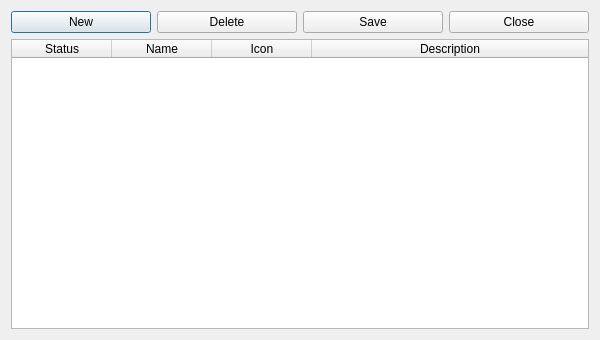
<?xml version="1.0" encoding="UTF-8"?>
<ui version="4.0">
 <class>TagEditor</class>
 <widget class="QDialog" name="TagEditor">
  <property name="geometry">
   <rect>
    <x>0</x>
    <y>0</y>
    <width>600</width>
    <height>340</height>
   </rect>
  </property>
  <property name="windowTitle">
   <string>Tag Editor</string>
  </property>
  <property name="windowIcon">
   <iconset resource="../nota.qrc">
    <normaloff>:/img/nb.png</normaloff>:/img/nb.png</iconset>
  </property>
  <layout class="QGridLayout" name="gridLayout">
   <item row="0" column="0">
    <widget class="QPushButton" name="addButton">
     <property name="text">
      <string>New</string>
     </property>
    </widget>
   </item>
   <item row="0" column="1">
    <widget class="QPushButton" name="deleteButton">
     <property name="text">
      <string>Delete</string>
     </property>
    </widget>
   </item>
   <item row="0" column="2">
    <widget class="QPushButton" name="saveButton">
     <property name="text">
      <string>Save</string>
     </property>
    </widget>
   </item>
   <item row="0" column="3">
    <widget class="QPushButton" name="cancelButton">
     <property name="text">
      <string>Close</string>
     </property>
    </widget>
   </item>
   <item row="1" column="0" colspan="4">
    <widget class="QTableWidget" name="tagTable">
     <property name="columnCount">
      <number>4</number>
     </property>
     <attribute name="horizontalHeaderStretchLastSection">
      <bool>true</bool>
     </attribute>
     <attribute name="horizontalHeaderStretchLastSection">
      <bool>true</bool>
     </attribute>
     <column>
      <property name="text">
       <string>Status</string>
      </property>
     </column>
     <column>
      <property name="text">
       <string>Name</string>
      </property>
     </column>
     <column>
      <property name="text">
       <string>Icon</string>
      </property>
     </column>
     <column>
      <property name="text">
       <string>Description</string>
      </property>
     </column>
    </widget>
   </item>
  </layout>
 </widget>
 <resources>
  <include location="../nota.qrc"/>
 </resources>
 <connections/>
</ui>
